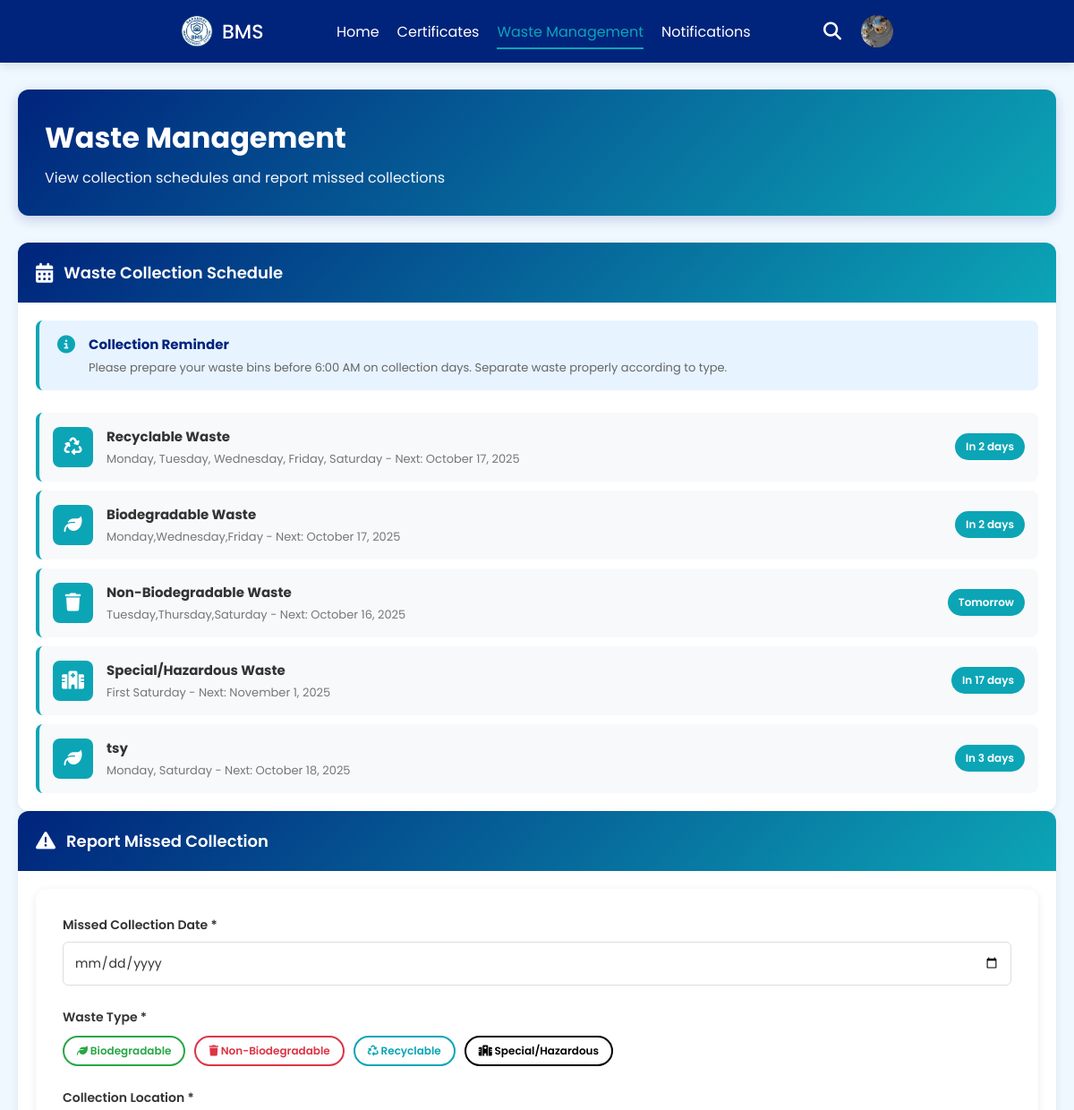
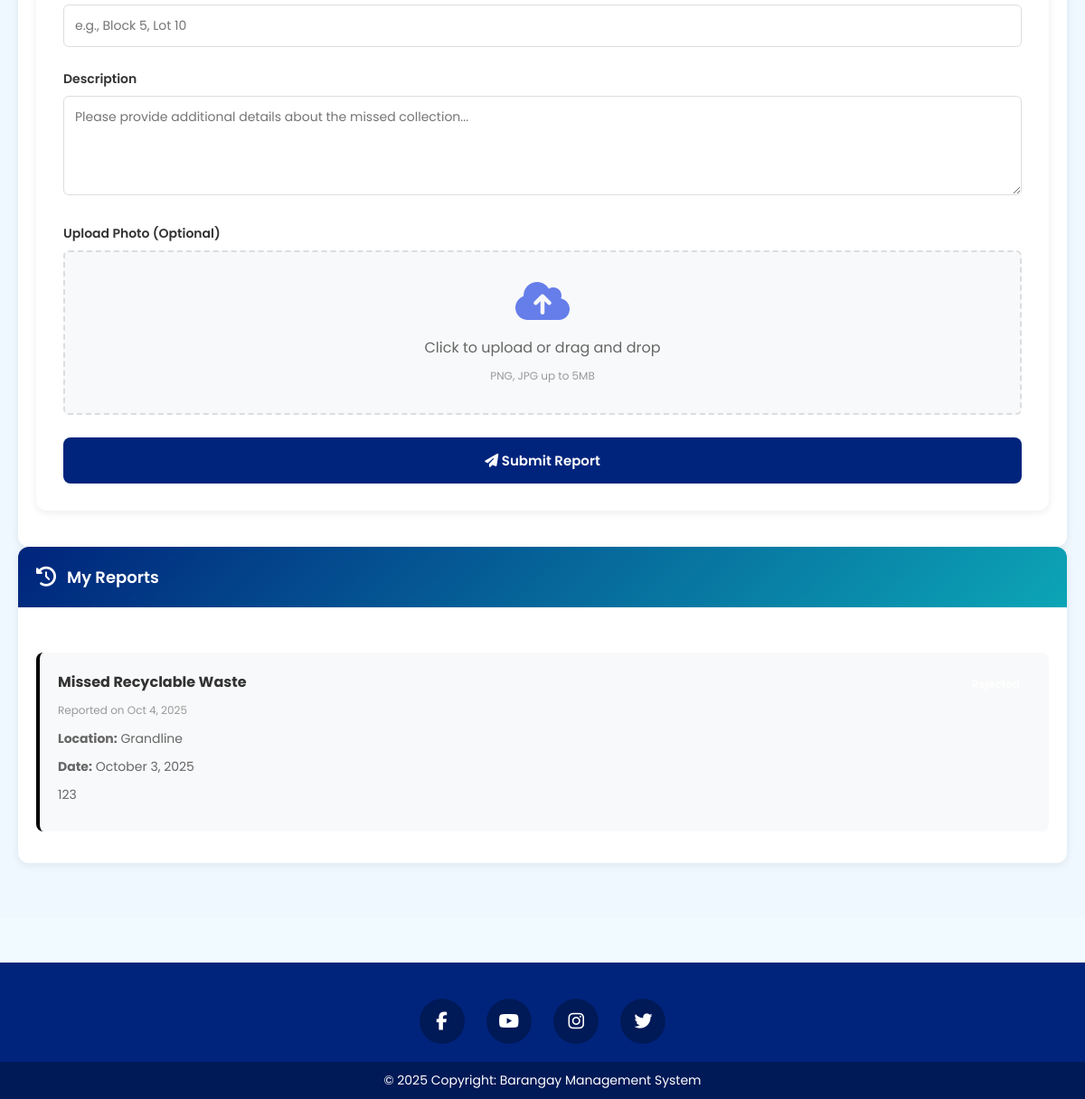
Page /user/waste_management.php (signed in) on the committed database (2 pictures, top to bottom).
### tables this page shows
CREATE TABLE `user` (
  `id` int(11) NOT NULL,
  `first_name` varchar(255) NOT NULL,
  `middle_name` varchar(255) NOT NULL,
  `last_name` varchar(255) NOT NULL,
  `email` varchar(255) NOT NULL,
  `password` varchar(255) NOT NULL,
  `image` varchar(255) NOT NULL,
  `contact_number` varchar(255) NOT NULL,
  `date_of_birth` date DEFAULT NULL,
  `gender` enum('male','female') DEFAULT NULL,
  `civil_status` enum('single','married','divorced','widowed') DEFAULT NULL,
  `occupation` varchar(100) DEFAULT NULL,
  `house_number` varchar(100) DEFAULT NULL,
  `street_name` varchar(255) DEFAULT NULL,
  `barangay` varchar(255) DEFAULT 'Baliwasan',
  `status` enum('active','inactive','moved') DEFAULT 'active',
  `is_new` tinyint(1) DEFAULT 1,
  `created_at` datetime NOT NULL DEFAULT current_timestamp(),
  `updated_at` timestamp NULL DEFAULT NULL ON UPDATE current_timestamp()
);

CREATE TABLE `waste_schedules` (
  `schedule_id` int(11) NOT NULL,
  `waste_type` varchar(50) NOT NULL,
  `collection_days` varchar(100) NOT NULL,
  `icon` varchar(50) DEFAULT NULL,
  `color` varchar(20) DEFAULT NULL,
  `description` text DEFAULT NULL,
  `is_active` tinyint(1) DEFAULT 1,
  `created_at` timestamp NOT NULL DEFAULT current_timestamp()
);

CREATE TABLE `missed_collections` (
  `report_id` int(11) NOT NULL,
  `user_id` int(11) NOT NULL,
  `collection_date` date NOT NULL,
  `waste_type` varchar(50) NOT NULL,
  `location` varchar(255) NOT NULL,
  `description` text DEFAULT NULL,
  `photo_path` varchar(255) DEFAULT NULL,
  `status` enum('pending','investigating','resolved','rejected') DEFAULT 'pending',
  `resolution_notes` text DEFAULT NULL,
  `resolved_date` datetime DEFAULT NULL,
  `created_at` timestamp NOT NULL DEFAULT current_timestamp(),
  `updated_at` timestamp NOT NULL DEFAULT current_timestamp() ON UPDATE current_timestamp()
);

### user/waste_management.php (the view, shortened to what this page needs)
<?php
require_once("../conn/conn.php");
$user_id = $_SESSION["user_id"];
$schedules_query = "SELECT * FROM waste_schedules WHERE is_active = 1 ORDER BY schedule_id";
$schedules_result = $conn->query($schedules_query);
$reports_query = "SELECT * FROM missed_collections WHERE user_id = ? ORDER BY created_at DESC LIMIT 10";
$reports_stmt = $conn->prepare($reports_query);
$reports_stmt->bind_param("i", $user_id);
$reports_stmt->execute();
$reports_result = $reports_stmt->get_result();
function getNextCollectionDate($collection_days)
{
    $today = new DateTime();
    $daysOfWeek = ['Sunday' => 0, 'Monday' => 1, 'Tuesday' => 2, 'Wednesday' => 3, 'Thursday' => 4, 'Friday' => 5, 'Saturday' => 6];
    if (strpos($collection_days, 'First') !== false) {
        $month = $today->format('n');
        $year = $today->format('Y');
        $firstDay = new DateTime("$year-$month-01");
        $dayOfWeek = $firstDay->format('w');
        $daysUntilSaturday = (6 - $dayOfWeek + 7) % 7;
        $firstSaturday = clone $firstDay;
        $firstSaturday->modify("+$daysUntilSaturday days");
        if ($today > $firstSaturday) {
            $firstDay->modify('+1 month');
            $month = $firstDay->format('n');
            $year = $firstDay->format('Y');
            $firstDay = new DateTime("$year-$month-01");
            $dayOfWeek = $firstDay->format('w');
            $daysUntilSaturday = (6 - $dayOfWeek + 7) % 7;
            $firstSaturday = clone $firstDay;
            $firstSaturday->modify("+$daysUntilSaturday days");
        }
        return $firstSaturday;
    }
    $days = array_map('trim', explode(',', $collection_days));
    $nextDate = null;
    $minDiff = PHP_INT_MAX;
    foreach ($days as $day) {
        if (isset($daysOfWeek[$day])) {
            $targetDay = $daysOfWeek[$day];
            $currentDay = (int) $today->format('w');
            $diff = ($targetDay - $currentDay + 7) % 7;
            if ($diff === 0) {
                $diff = 7;
            }
            if ($diff < $minDiff) {
                $minDiff = $diff;
                $nextDate = clone $today;
                $nextDate->modify("+$diff days");
            }
        }
    }
    return $nextDate;
}
function getDaysUntil($nextDate)
{
    $today = new DateTime();
    $today->setTime(0, 0, 0);
    $nextDate->setTime(0, 0, 0);
    $diff = $today->diff($nextDate);
    $days = (int) $diff->format('%a');
    if ($days === 0) {
        return 'Today';
    } elseif ($days === 1) {
        return 'Tomorrow';
    } else {
        return "In $days days";
    }
}
function getStatusBadgeClass($status)
{
    $classes = [
        'pending' => 'pending',
        'investigating' => 'investigating',
        'resolved' => 'resolved',
        'rejected' => 'rejected'
    ];
    return $classes[$status] ?? 'pending';
}
?>
<!DOCTYPE html>
<html lang="en">
<head>
    <?php include '../components/header_links.php'; ?>
    <?php include '../components/user_side_header.php'; ?>
</head>
<body>
    <?php include '../components/navbar.php'; ?>
    <main class="main-content">
        <div class="page-header">
            <h1>Waste Management</h1>
            <p>View collection schedules and report missed collections</p>
        </div>
        <div class="section-card">
            <div class="section-card-header">
                <i class="fas fa-calendar-alt"></i>
                <h2>Waste Collection Schedule</h2>
            </div>
            <div class="section-card-body">
                <div class="info-banner">
                    <i class="fas fa-info-circle"></i>
                    <div class="info-banner-content">
                        <h4>Collection Reminder</h4>
                        <p>Please prepare your waste bins before 6:00 AM on collection days. Separate waste properly
                            according to type.</p>
                    </div>
                </div>
                <?php while ($schedule = $schedules_result->fetch_assoc()):
                    $nextDate = getNextCollectionDate($schedule['collection_days']);
                    $daysUntil = getDaysUntil($nextDate);
                    ?>
                    <div class="schedule-item">
                        <div class="schedule-icon">
                            <i class="fas <?php echo htmlspecialchars($schedule['icon']); ?>"></i>
                        </div>
                        <div class="schedule-info">
                            <h4><?php echo htmlspecialchars($schedule['waste_type']); ?></h4>
                            <p><?php echo htmlspecialchars($schedule['collection_days']); ?> - Next:
                                <?php echo $nextDate->format('F j, Y'); ?>
                            </p>
                        </div>
                        <span class="schedule-badge"><?php echo $daysUntil; ?></span>
                    </div>
                <?php endwhile; ?>
            </div>
        </div>
        <div class="section-card">
            <div class="section-card-header">
                <i class="fas fa-exclamation-triangle"></i>
                <h2>Report Missed Collection</h2>
            </div>
            <div class="section-card-body">
                <div class="report-form-card">
                    <form id="missedCollectionForm" enctype="multipart/form-data">
                        <div class="form-group">
                            <label for="collection-date">Missed Collection Date *</label>
                            <input type="date" id="collection-date" name="collection-date"
                                max="<?php echo date('Y-m-d'); ?>" required>
                        </div>
                        <div class="form-group">
                            <label>Waste Type *</label>
                            <div class="waste-type-tags">
                                <div class="waste-tag biodegradable"
                                    onclick="toggleWasteType(this, 'Biodegradable Waste')">
                                    <i class="fas fa-leaf"></i> Biodegradable
                                </div>
                                <div class="waste-tag non-biodegradable"
                                    onclick="toggleWasteType(this, 'Non-Biodegradable Waste')">
                                    <i class="fas fa-trash"></i> Non-Biodegradable
                                </div>
                                <div class="waste-tag recyclable" onclick="toggleWasteType(this, 'Recyclable Waste')">
                                    <i class="fas fa-recycle"></i> Recyclable
                                </div>
                                <div class="waste-tag hazardous"
                                    onclick="toggleWasteType(this, 'Special/Hazardous Waste')">
                                    <i class="fas fa-hospital"></i> Special/Hazardous
                                </div>
                            </div>
                        </div>
                        <div class="form-group">
                            <label for="location">Collection Location *</label>
                            <input type="text" id="location" name="location" placeholder="e.g., Block 5, Lot 10"
                                required>
                        </div>
                        <div class="form-group">
                            <label for="description">Description</label>
                            <textarea id="description" name="description" rows="4"
                                placeholder="Please provide additional details about the missed collection..."></textarea>
                        </div>
                        <div class="form-group">
                            <label>Upload Photo (Optional)</label>
                            <div class="file-upload-area" onclick="document.getElementById('photo-upload').click()">
                                <i class="fas fa-cloud-upload-alt"></i>
                                <p>Click to upload or drag and drop</p>
                                <span>PNG, JPG up to 5MB</span>
                            </div>
                        </div>
                        <button type="submit" class="submit-report-btn">
                            <i class="fas fa-paper-plane"></i> Submit Report
                        </button>
                    </form>
                </div>
            </div>
        </div>
        <div class="section-card">
            <div class="section-card-header">
                <i class="fas fa-history"></i>
                <h2>My Reports</h2>
            </div>
            <div class="section-card-body">
                <div class="reports-history">
                    <?php if ($reports_result->num_rows > 0): ?>
                        <?php while ($report = $reports_result->fetch_assoc()): ?>
                            <div class="report-item <?php echo getStatusBadgeClass($report['status']); ?>">
                                <div class="report-item-content">
                                    <div class="report-item-header">
                                        <div>
                                            <h4>Missed <?php echo htmlspecialchars($report['waste_type']); ?></h4>
                                            <span class="report-date">Reported on
                                                <?php echo date('M j, Y', strtotime($report['created_at'])); ?></span>
                                        </div>
                                        <span class="report-status-badge <?php echo getStatusBadgeClass($report['status']); ?>">
                                        </span>
                                    </div>
                                    <p><strong>Location:</strong> <?php echo htmlspecialchars($report['location']); ?></p>
                                    <p><strong>Date:</strong>
                                        <?php echo date('F j, Y', strtotime($report['collection_date'])); ?></p>
                                    <?php if (!empty($report['description'])): ?>
                                        <p><?php echo htmlspecialchars($report['description']); ?></p>
                                    <?php endif; ?>
                                </div>
                            </div>
                        <?php endwhile; ?>
                    <?php endif; ?>
                </div>
            </div>
        </div>
    </main>
    <?php include '../components/footer.php'; ?>
</body>
</html>

### components/navbar.php (shortened to what this page needs)
<nav class="nav">
    <a href="#" class="logo">
        <img src="../assets/logo/bms.png" alt="BMS Logo" class="logo-img" />
        <span>BMS</span>
    </a>
    <?php
    $userId = $_SESSION["user_id"];
    $query = "SELECT image FROM user WHERE id = ?";
    $stmt = $conn->prepare($query);
    $stmt->bind_param("i", $userId);
    $stmt->execute();
    $result = $stmt->get_result();
    $userData = $result->fetch_assoc();
    $userImage = !empty($userData["image"]) ? "../assets/images/user/" . $userData["image"] : "../assets/images/user.png";
    $currentPage = basename($_SERVER['PHP_SELF']);
    ?>
    <ul class="nav-links">
        <li><a href="index.php" class="<?= $currentPage == 'index.php' ? 'active' : '' ?>">Home</a></li>
        <li><a href="certificates.php"
                class="<?= $currentPage == 'certificates.php' ? 'active' : '' ?>">Certificates</a></li>
        <li><a href="waste_management.php" class="<?= $currentPage == 'waste_management.php' ? 'active' : '' ?>">Waste
                Management</a></li>
        <li><a href="notifications.php"
                class="<?= $currentPage == 'notifications.php' ? 'active' : '' ?>">Notifications</a></li>
    </ul>
    <div class="nav-right">
        <i class="fa-solid fa-magnifying-glass search-icon" id="searchIcon"></i>
        <div class="profile-container">
            <div class="profile-trigger">
                <img src="<?= htmlspecialchars($userImage); ?>" alt="Profile" />
            </div>
        </div>
    </div>
</nav>

### css/style.css (style rules this page uses)
* { margin: 0; padding: 0; box-sizing: border-box; font-family: "Poppins", sans-serif; }
html, body { height: 100%; margin: 0; display: flex; flex-direction: column; }
body { background: #f0faff; }
.form-group { margin-bottom: 20px; }
.nav { position: fixed; top: 0; left: 0; width: 100%; padding: 15px 200px; background: #00247c; box-shadow: 0 4px 10px rgba(0, 0, 0, 0.1); z-index: 1000; }
.nav, .nav .nav-links { display: flex; align-items: center; }
.nav { justify-content: space-between; }
a { color: #fff; text-decoration: none; }
.nav .logo { font-size: 22px; font-weight: 500; }
.logo { display: flex; align-items: center; gap: 8px; font-size: 22px; font-weight: bold; text-decoration: none; color: #fff; }
.logo-img { width: 40px; height: 40px; object-fit: contain; }
.nav .nav-links { column-gap: 20px; list-style: none; }
.nav .nav-links a { position: relative; padding: 5px 0; transition: color 0.3s ease; }
.nav .nav-links a.active { color: #0ca5b6; }
.nav .nav-links a.active::after { width: 100%; }
.nav .nav-links a::after { content: ''; position: absolute; left: 0; bottom: -3px; width: 0; height: 2px; background-color: #0ca5b6; transition: width 0.3s ease; }
.nav .search-icon { color: #fff; font-size: 20px; cursor: pointer; }
.nav-right { display: flex; align-items: center; gap: 20px; }
.profile-container { position: relative; }
.profile-trigger { width: 40px; height: 40px; border-radius: 50%; overflow: hidden; cursor: pointer; border: 2px solid transparent; transition: border-color 0.3s ease, transform 0.3s ease; }
.profile-trigger img { width: 100%; height: 100%; object-fit: cover; }

### rows in the picture
user: image (picture)
waste_schedules: waste_type "Recyclable Waste", collection_days "Monday, Tuesday, Wednesday, Friday, Saturday", format "October 17, 2025", collection_days "In 2 days"
waste_schedules: waste_type "Biodegradable Waste", collection_days "Monday,Wednesday,Friday", format "October 17, 2025", collection_days "In 2 days"
waste_schedules: waste_type "Non-Biodegradable Waste", collection_days "Tuesday,Thursday,Saturday", format "October 16, 2025", collection_days "Tomorrow"
waste_schedules: waste_type "Special/Hazardous Waste", collection_days "First Saturday", format "November 1, 2025", collection_days "In 17 days"
waste_schedules: waste_type "tsy", collection_days "Monday, Saturday", format "October 18, 2025", collection_days "In 3 days"
missed_collections: waste_type "Recyclable Waste", created_at "Oct 4, 2025", location "Grandline", collection_date "October 3, 2025", description "123"
